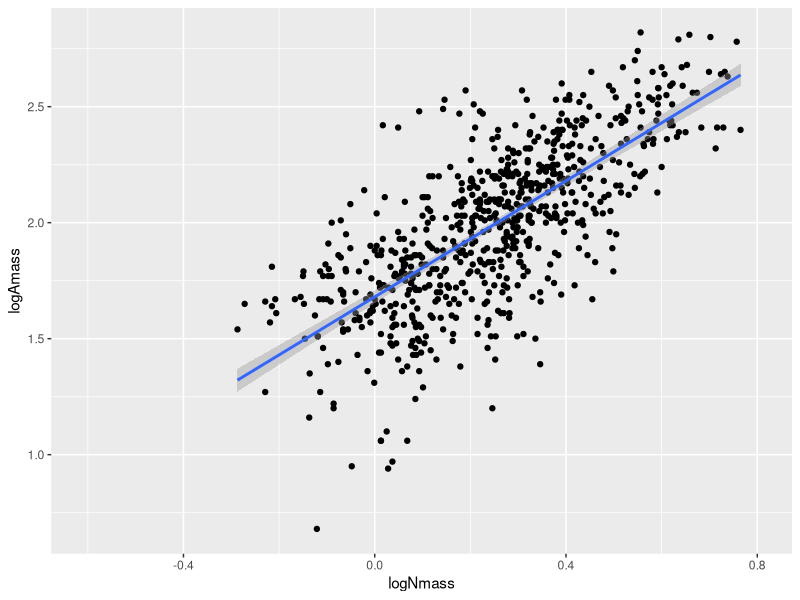
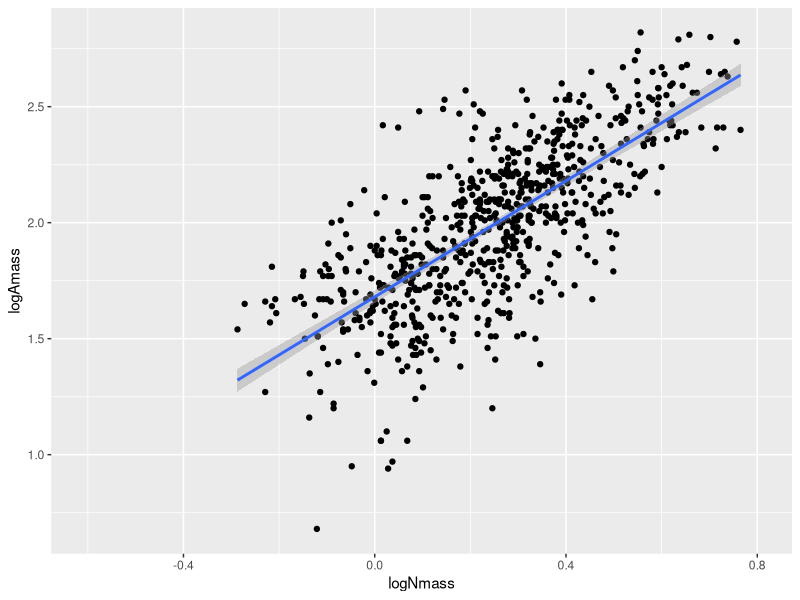
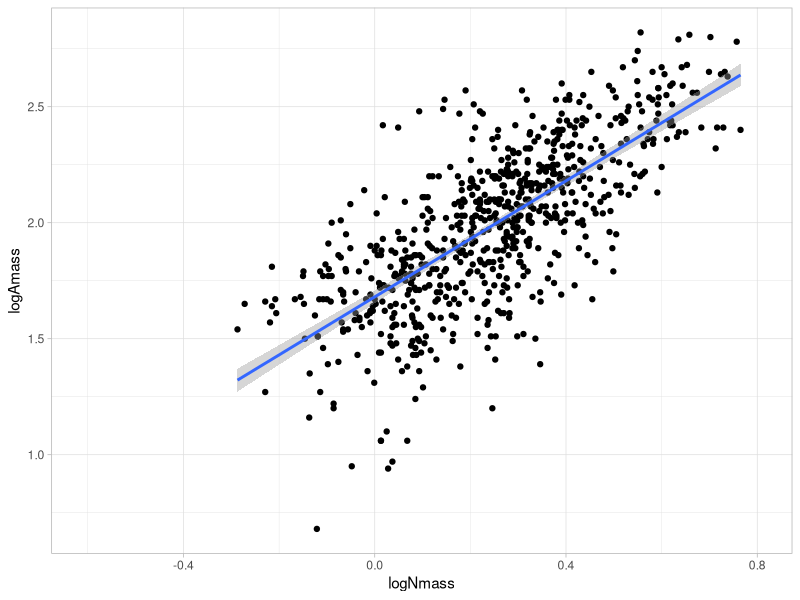
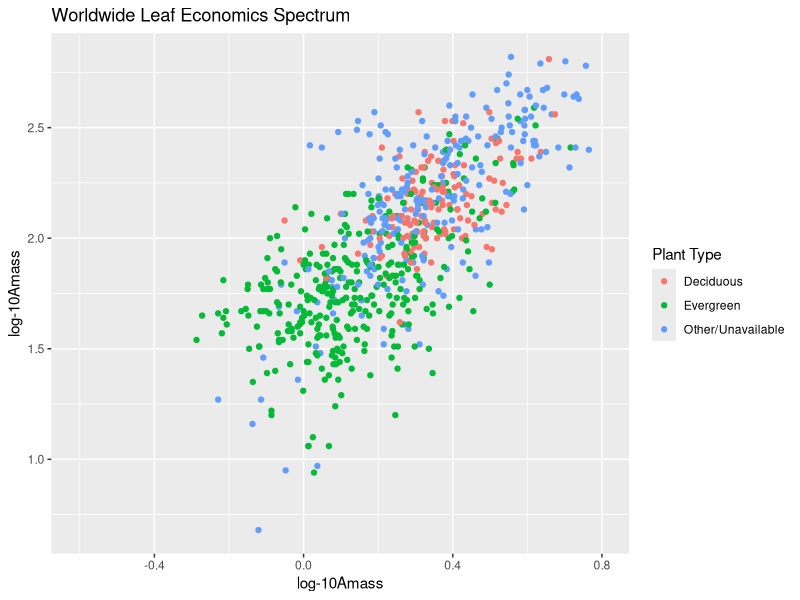
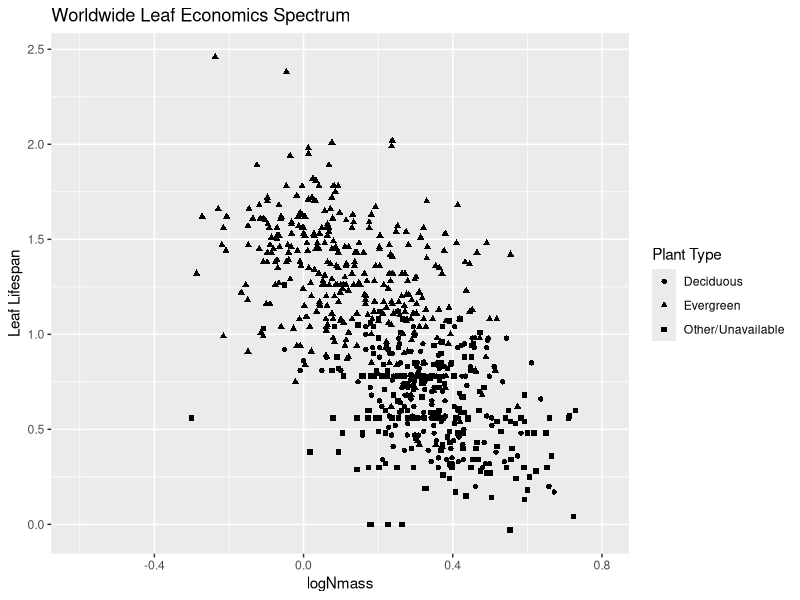
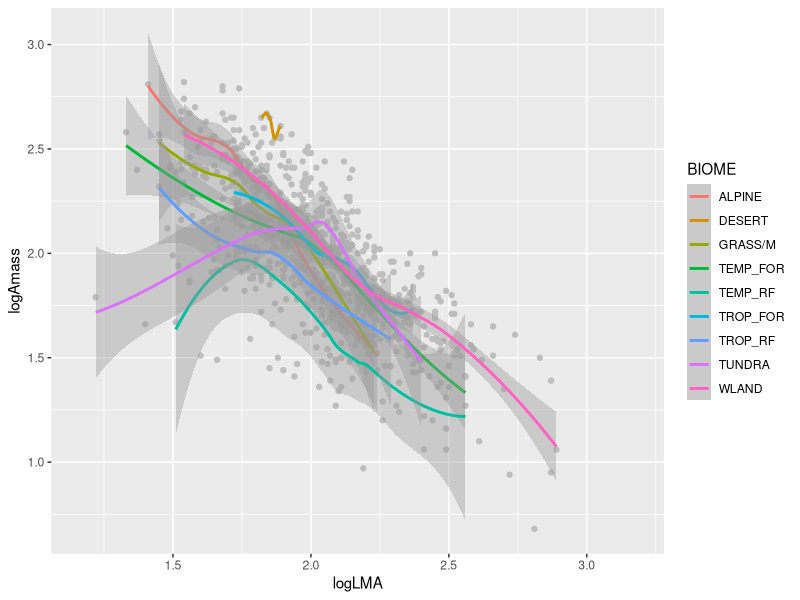

These charts were generated, in order, by the following R code:
## ---- chunk 1
library(tidyverse)
dat <- read.csv("data/glopnet_dat.csv", na.strings="")
## ---- chunk 2
library(ggplot2)
ggplot(dat, aes(logNmass, logAmass))+
  geom_point()+
  geom_smooth(method = lm)

## ---- chunk 3
library(ggplot2)
codetemplate <- ggplot(dat, aes(logNmass, logAmass))+
  geom_point()+
  geom_smooth(method = lm)
codetemplate
## ---- chunk 4
codetemplate +
  theme_light()
## ---- chunk 5
plot1 <- ggplot(dat, aes(logNmass, logAmass, color = decid_evergreen))+
  geom_point()
## ---- chunk 6
dat$decid_evergreen[is.na(dat$decid_evergreen)] <- "Other/Unavailable"
dat$decid_evergreen[dat$decid_evergreen == "E"] <- "Evergreen"
dat$decid_evergreen[dat$decid_evergreen == "D"] <- "Deciduous"
dat$decid_evergreen
plot1$data <- dat

## ---- chunk 7
plot1 <- ggplot(dat, aes(logNmass, logAmass, color = decid_evergreen))+
  geom_point()+
  labs(x = "log-10Amass", y = "log-10Amass", color = "Plant Type", title = "Worldwide Leaf Economics Spectrum")
plot1

## ---- chunk 8
dat$C3C4[is.na(dat$C3C4)] <- "Other/Unavailable"
newplot <- ggplot(dat, aes(logNmass,logLL, shape = decid_evergreen))+
  geom_point(size = 1.5)+
  labs(x = "logNmass", y = "Leaf Lifespan", shape = "Plant Type", title ="Worldwide Leaf Economics Spectrum")
newplot
## ---- chunk 9
newplot2 <- ggplot(dat, aes(logLMA,logAmass, color = BIOME))+
  geom_point(color = "grey")+
  geom_smooth()
newplot2
